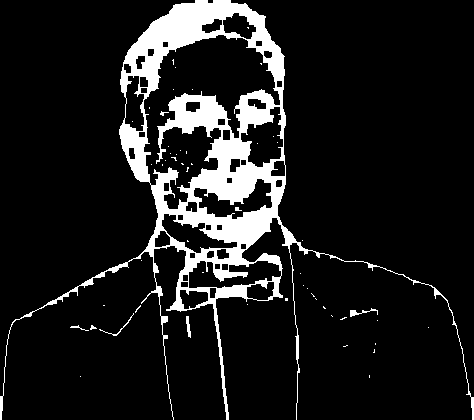
#> input picture img1.png, 474 x 420 px, given in place of elon musk.png, which was not available
$ python chapter_01.py
#> lines starting #> are read from the running program, lines starting #| are printed output that depends on the picture; after the words box and inside, x2 and y2 are one past the last pixel; in counts of white or black regions, pixels touching at a corner belong together; pictures that were not available may be replaced by others from this repository, and a replacement may not be noted
#openCV form Scratch
#chapter-01
import cv2 # importing opencv-python package
import numpy as np #importing numpy for matrices
print("package installed sucessfully !")

#importing image
img=cv2.imread("resources/elon musk.png") #read image
#> img is the input picture: shape (420, 474, 3); 11.2% white; 54 white regions (49 under 20 px), largest, box (x1, y1, x2, y2) and area: (0, 0, 474, 420) 21819, (350, 308, 378, 317) 80, (186, 316, 191, 338) 65, (99, 313, 134, 336) 58, (70, 325, 89, 331) 29
cv2.imshow("output",img) #display image
cv2.waitKey(0)# used to pause the display of image on screen

#importing video
vid=cv2.VideoCapture(0) # '0' opens webcam
vid.set(3,640) # index-3 for width
vid.set(4,480) # index-4 for height
vid.set(10,500)
while True : # using while loop to display video(as sequence of images)
    success,img=vid.read()
    cv2.imshow("vid output",img)
    if cv2.waitKey(1)&0xFF ==ord('q'):
#> (key q is pressed here)
        break
#converting RGB to GREY scale and blurring :
img=cv2.imread("resources/elon musk.png")
kernel=np.ones((5,5),np.uint8) #kernel matrix with ones with size5

imgGray=cv2.cvtColor(img,cv2.COLOR_BGR2GRAY)#converting RGB to GREY scale
imgBlur=cv2.GaussianBlur(imgGray,(7,7),0)#blurring image
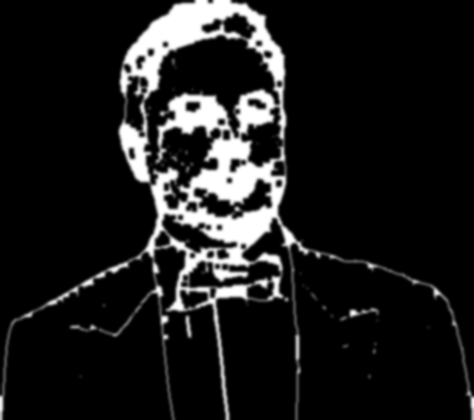
#> imgBlur: shape (420, 474); min 0, max 255, mean 28.5
imgCanny=cv2.Canny(img,100,100)#to detect edges
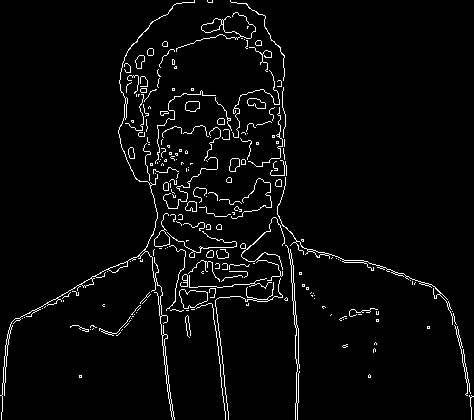
#> imgCanny: shape (420, 474); 3.4% white in thin lines or dots
imgDilation=cv2.dilate(imgCanny,kernel,iterations=1) #apply a morphological filter to images
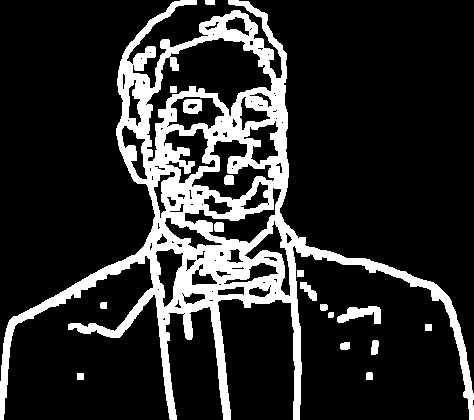
#> imgDilation: shape (420, 474); 17.3% white; 17 white regions, largest, box (x1, y1, x2, y2) and area: (0, 0, 474, 420) 32816, (337, 306, 381, 324) 455, (183, 99, 202, 114) 233
imgEroded=cv2.erode(imgDilation,kernel,iterations=1) #erodes boundaries of foreground object
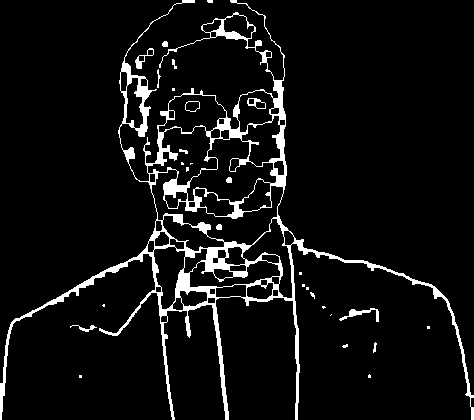
#> imgEroded: shape (420, 474); 6.5% white; 29 white regions (16 under 20 px), largest, box (x1, y1, x2, y2) and area: (0, 0, 474, 420) 12166, (339, 308, 379, 322) 171, (135, 48, 154, 69) 103

cv2.imshow("Grey img",imgGray)# display grey scale image
cv2.imshow("blur img",imgBlur)# display blur image
cv2.imshow("Canny img",imgCanny)# display edges in image
cv2.imshow("GDilation img",imgDilation)# display diluted edges in image
cv2.imshow("eroded img",imgEroded)# display eroded image
cv2.waitKey(0)# used to pause the display of image on screen
